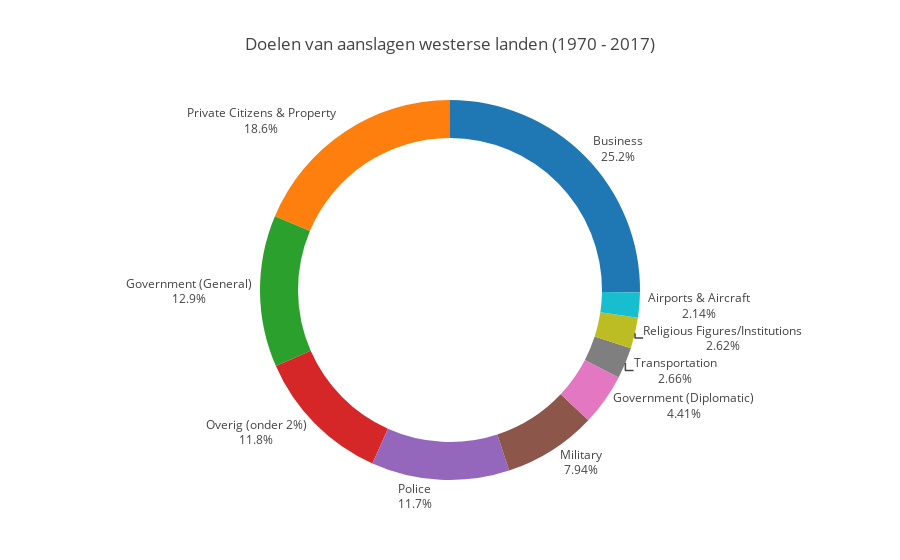
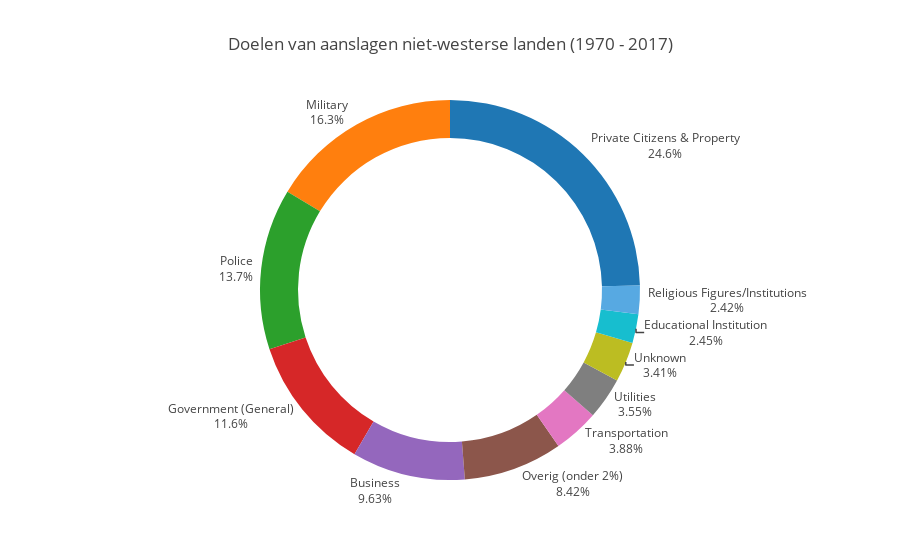

The notebook cell saved with these charts, in order:
### Markdown cell above
Een vergelijking van het aantal slachtoffers tegenover de hoeveelheid aanslagen levert een interessant resultaat op. De westerse landen zitten gemiddeld onder de algemene curve die de niet westerse landen hebben. De westerse landen hebben dus niet alleen minder aanslagen maar ook minder slachtoffers per aanslag (± 3 voor de westerse landen en ± 5.5 voor de niet westerse landen). De betekent dus dat westerse landen niet alleen minder uitgekozen worden maar dat de aanslagen zelf ook veel minder destructief zijn.

### Code cell
targets()

### Figure 1 — Plotly figure (JSON) as saved in the notebook; plotly's stock layout.template omitted (floating-point values rounded to 4 significant figures)
{"data": [{"hole": 0.8, "showlegend": false, "text": ["Private Citizens & Property", "Government (Diplomatic)", "Police", "Military", "Government (General)", "Airports & Aircraft", "Business", "Religious Figures/Institutions", "Transportation", "Overig (onder 2%)"], "textposition": "outside", "type": "pie", "uid": "85141b23-f86a-477f-9f4f-2dee75bf74ae", "values": [3793, 896, 2387, 1615, 2624, 435, 5126, 532, 540, 2390]}], "layout": {"title": {"text": "Doelen van aanslagen westerse landen (1970 - 2017)"}}}

### Figure 2 — Plotly figure (JSON) as saved in the notebook; plotly's stock layout.template omitted (floating-point values rounded to 4 significant figures)
{"data": [{"hole": 0.8, "showlegend": false, "text": ["Private Citizens & Property", "Police", "Utilities", "Military", "Government (General)", "Business", "Educational Institution", "Religious Figures/Institutions", "Unknown", "Transportation", "Overig (onder 2%)"], "textposition": "outside", "type": "pie", "uid": "c57add60-6b7b-4585-846c-276bd27e02c6", "values": [39718, 22119, 5731, 26369, 18659, 15543, 3960, 3908, 5500, 6259, 13587]}], "layout": {"title": {"text": "Doelen van aanslagen niet-westerse landen (1970 - 2017)"}}}
